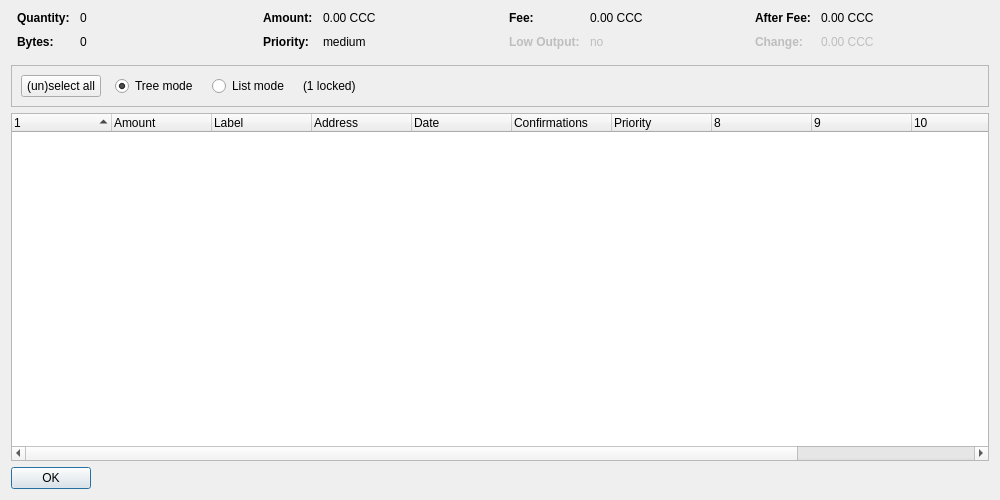
<?xml version="1.0" encoding="UTF-8"?>
<ui version="4.0">
 <class>CoinControlDialog</class>
 <widget class="QDialog" name="CoinControlDialog">
  <property name="geometry">
   <rect>
    <x>0</x>
    <y>0</y>
    <width>1000</width>
    <height>500</height>
   </rect>
  </property>
  <property name="windowTitle">
   <string>Coin Control Address Selection</string>
  </property>
  <layout class="QVBoxLayout" name="verticalLayout">
   <item>
    <layout class="QHBoxLayout" name="horizontalLayoutTop" stretch="0,0,0,0">
     <property name="topMargin">
      <number>0</number>
     </property>
     <property name="bottomMargin">
      <number>10</number>
     </property>
     <item>
      <layout class="QFormLayout" name="formLayoutCoinControl1">
       <property name="horizontalSpacing">
        <number>10</number>
       </property>
       <property name="verticalSpacing">
        <number>10</number>
       </property>
       <property name="leftMargin">
        <number>6</number>
       </property>
       <property name="rightMargin">
        <number>6</number>
       </property>
       <item row="0" column="0">
        <widget class="QLabel" name="labelCoinControlQuantityText">
         <property name="font">
          <font>
           <weight>75</weight>
           <bold>true</bold>
          </font>
         </property>
         <property name="text">
          <string>Quantity:</string>
         </property>
        </widget>
       </item>
       <item row="0" column="1">
        <widget class="QLabel" name="labelCoinControlQuantity">
         <property name="cursor">
          <cursorShape>IBeamCursor</cursorShape>
         </property>
         <property name="contextMenuPolicy">
          <enum>Qt::ActionsContextMenu</enum>
         </property>
         <property name="text">
          <string notr="true">0</string>
         </property>
         <property name="textInteractionFlags">
          <set>Qt::LinksAccessibleByMouse|Qt::TextSelectableByKeyboard|Qt::TextSelectableByMouse</set>
         </property>
        </widget>
       </item>
       <item row="1" column="0">
        <widget class="QLabel" name="labelCoinControlBytesText">
         <property name="font">
          <font>
           <weight>75</weight>
           <bold>true</bold>
          </font>
         </property>
         <property name="text">
          <string>Bytes:</string>
         </property>
        </widget>
       </item>
       <item row="1" column="1">
        <widget class="QLabel" name="labelCoinControlBytes">
         <property name="cursor">
          <cursorShape>IBeamCursor</cursorShape>
         </property>
         <property name="contextMenuPolicy">
          <enum>Qt::ActionsContextMenu</enum>
         </property>
         <property name="text">
          <string notr="true">0</string>
         </property>
         <property name="textInteractionFlags">
          <set>Qt::LinksAccessibleByMouse|Qt::TextSelectableByKeyboard|Qt::TextSelectableByMouse</set>
         </property>
        </widget>
       </item>
      </layout>
     </item>
     <item>
      <layout class="QFormLayout" name="formLayoutCoinControl2">
       <property name="horizontalSpacing">
        <number>10</number>
       </property>
       <property name="verticalSpacing">
        <number>10</number>
       </property>
       <property name="leftMargin">
        <number>6</number>
       </property>
       <property name="rightMargin">
        <number>6</number>
       </property>
       <item row="0" column="0">
        <widget class="QLabel" name="labelCoinControlAmountText">
         <property name="font">
          <font>
           <weight>75</weight>
           <bold>true</bold>
          </font>
         </property>
         <property name="text">
          <string>Amount:</string>
         </property>
        </widget>
       </item>
       <item row="0" column="1">
        <widget class="QLabel" name="labelCoinControlAmount">
         <property name="cursor">
          <cursorShape>IBeamCursor</cursorShape>
         </property>
         <property name="contextMenuPolicy">
          <enum>Qt::ActionsContextMenu</enum>
         </property>
         <property name="text">
          <string notr="true">0.00 CCC</string>
         </property>
         <property name="textInteractionFlags">
          <set>Qt::LinksAccessibleByMouse|Qt::TextSelectableByKeyboard|Qt::TextSelectableByMouse</set>
         </property>
        </widget>
       </item>
       <item row="1" column="0">
        <widget class="QLabel" name="labelCoinControlPriorityText">
         <property name="font">
          <font>
           <weight>75</weight>
           <bold>true</bold>
          </font>
         </property>
         <property name="text">
          <string>Priority:</string>
         </property>
        </widget>
       </item>
       <item row="1" column="1">
        <widget class="QLabel" name="labelCoinControlPriority">
         <property name="cursor">
          <cursorShape>IBeamCursor</cursorShape>
         </property>
         <property name="contextMenuPolicy">
          <enum>Qt::ActionsContextMenu</enum>
         </property>
         <property name="text">
          <string notr="true">medium</string>
         </property>
         <property name="textInteractionFlags">
          <set>Qt::LinksAccessibleByMouse|Qt::TextSelectableByKeyboard|Qt::TextSelectableByMouse</set>
         </property>
        </widget>
       </item>
      </layout>
     </item>
     <item>
      <layout class="QFormLayout" name="formLayoutCoinControl3">
       <property name="horizontalSpacing">
        <number>10</number>
       </property>
       <property name="verticalSpacing">
        <number>10</number>
       </property>
       <property name="leftMargin">
        <number>6</number>
       </property>
       <property name="rightMargin">
        <number>6</number>
       </property>
       <item row="0" column="0">
        <widget class="QLabel" name="labelCoinControlFeeText">
         <property name="font">
          <font>
           <weight>75</weight>
           <bold>true</bold>
          </font>
         </property>
         <property name="text">
          <string>Fee:</string>
         </property>
        </widget>
       </item>
       <item row="0" column="1">
        <widget class="QLabel" name="labelCoinControlFee">
         <property name="cursor">
          <cursorShape>IBeamCursor</cursorShape>
         </property>
         <property name="contextMenuPolicy">
          <enum>Qt::ActionsContextMenu</enum>
         </property>
         <property name="text">
          <string notr="true">0.00 CCC</string>
         </property>
         <property name="textInteractionFlags">
          <set>Qt::LinksAccessibleByMouse|Qt::TextSelectableByKeyboard|Qt::TextSelectableByMouse</set>
         </property>
        </widget>
       </item>
       <item row="1" column="0">
        <widget class="QLabel" name="labelCoinControlLowOutputText">
         <property name="enabled">
          <bool>false</bool>
         </property>
         <property name="font">
          <font>
           <weight>75</weight>
           <bold>true</bold>
          </font>
         </property>
         <property name="text">
          <string>Low Output:</string>
         </property>
        </widget>
       </item>
       <item row="1" column="1">
        <widget class="QLabel" name="labelCoinControlLowOutput">
         <property name="enabled">
          <bool>false</bool>
         </property>
         <property name="cursor">
          <cursorShape>IBeamCursor</cursorShape>
         </property>
         <property name="contextMenuPolicy">
          <enum>Qt::ActionsContextMenu</enum>
         </property>
         <property name="text">
          <string notr="true">no</string>
         </property>
         <property name="textInteractionFlags">
          <set>Qt::LinksAccessibleByMouse|Qt::TextSelectableByKeyboard|Qt::TextSelectableByMouse</set>
         </property>
        </widget>
       </item>
      </layout>
     </item>
     <item>
      <layout class="QFormLayout" name="formLayoutCoinControl4">
       <property name="horizontalSpacing">
        <number>10</number>
       </property>
       <property name="verticalSpacing">
        <number>10</number>
       </property>
       <property name="leftMargin">
        <number>6</number>
       </property>
       <property name="rightMargin">
        <number>6</number>
       </property>
       <item row="0" column="0">
        <widget class="QLabel" name="labelCoinControlAfterFeeText">
         <property name="font">
          <font>
           <weight>75</weight>
           <bold>true</bold>
          </font>
         </property>
         <property name="text">
          <string>After Fee:</string>
         </property>
        </widget>
       </item>
       <item row="0" column="1">
        <widget class="QLabel" name="labelCoinControlAfterFee">
         <property name="cursor">
          <cursorShape>IBeamCursor</cursorShape>
         </property>
         <property name="contextMenuPolicy">
          <enum>Qt::ActionsContextMenu</enum>
         </property>
         <property name="text">
          <string notr="true">0.00 CCC</string>
         </property>
         <property name="textInteractionFlags">
          <set>Qt::LinksAccessibleByMouse|Qt::TextSelectableByKeyboard|Qt::TextSelectableByMouse</set>
         </property>
        </widget>
       </item>
       <item row="1" column="0">
        <widget class="QLabel" name="labelCoinControlChangeText">
         <property name="enabled">
          <bool>false</bool>
         </property>
         <property name="font">
          <font>
           <weight>75</weight>
           <bold>true</bold>
          </font>
         </property>
         <property name="text">
          <string>Change:</string>
         </property>
        </widget>
       </item>
       <item row="1" column="1">
        <widget class="QLabel" name="labelCoinControlChange">
         <property name="enabled">
          <bool>false</bool>
         </property>
         <property name="cursor">
          <cursorShape>IBeamCursor</cursorShape>
         </property>
         <property name="contextMenuPolicy">
          <enum>Qt::ActionsContextMenu</enum>
         </property>
         <property name="text">
          <string notr="true">0.00 CCC</string>
         </property>
         <property name="textInteractionFlags">
          <set>Qt::LinksAccessibleByMouse|Qt::TextSelectableByKeyboard|Qt::TextSelectableByMouse</set>
         </property>
        </widget>
       </item>
      </layout>
     </item>
    </layout>
   </item>
   <item>
    <widget class="QFrame" name="frame">
     <property name="minimumSize">
      <size>
       <width>0</width>
       <height>40</height>
      </size>
     </property>
     <property name="frameShape">
      <enum>QFrame::StyledPanel</enum>
     </property>
     <property name="frameShadow">
      <enum>QFrame::Sunken</enum>
     </property>
     <layout class="QHBoxLayout" name="horizontalLayout">
      <item>
       <layout class="QHBoxLayout" name="horizontalLayoutPanel" stretch="0,0,0,0,0">
        <property name="spacing">
         <number>14</number>
        </property>
        <item>
         <widget class="QPushButton" name="pushButtonSelectAll">
          <property name="sizePolicy">
           <sizepolicy hsizetype="Maximum" vsizetype="Fixed">
            <horstretch>0</horstretch>
            <verstretch>0</verstretch>
           </sizepolicy>
          </property>
          <property name="text">
           <string>(un)select all</string>
          </property>
         </widget>
        </item>
        <item>
         <widget class="QRadioButton" name="radioTreeMode">
          <property name="sizePolicy">
           <sizepolicy hsizetype="Maximum" vsizetype="Fixed">
            <horstretch>0</horstretch>
            <verstretch>0</verstretch>
           </sizepolicy>
          </property>
          <property name="text">
           <string>Tree mode</string>
          </property>
          <property name="checked">
           <bool>true</bool>
          </property>
         </widget>
        </item>
        <item>
         <widget class="QRadioButton" name="radioListMode">
          <property name="sizePolicy">
           <sizepolicy hsizetype="Maximum" vsizetype="Fixed">
            <horstretch>0</horstretch>
            <verstretch>0</verstretch>
           </sizepolicy>
          </property>
          <property name="text">
           <string>List mode</string>
          </property>
         </widget>
        </item>
        <item>
         <widget class="QLabel" name="labelLocked">
          <property name="text">
           <string notr="true">(1 locked)</string>
          </property>
         </widget>
        </item>
        <item>
         <spacer name="horizontalSpacer">
          <property name="orientation">
           <enum>Qt::Horizontal</enum>
          </property>
          <property name="sizeHint" stdset="0">
           <size>
            <width>40</width>
            <height>20</height>
           </size>
          </property>
         </spacer>
        </item>
       </layout>
      </item>
     </layout>
    </widget>
   </item>
   <item>
    <widget class="CoinControlTreeWidget" name="treeWidget">
     <property name="contextMenuPolicy">
      <enum>Qt::CustomContextMenu</enum>
     </property>
     <property name="sortingEnabled">
      <bool>false</bool>
     </property>
     <property name="columnCount">
      <number>12</number>
     </property>
     <attribute name="headerShowSortIndicator" stdset="0">
      <bool>true</bool>
     </attribute>
     <attribute name="headerStretchLastSection">
      <bool>false</bool>
     </attribute>
     <column>
      <property name="text">
       <string/>
      </property>
     </column>
     <column>
      <property name="text">
       <string>Amount</string>
      </property>
     </column>
     <column>
      <property name="text">
       <string notr="true">Label</string>
      </property>
     </column>
     <column>
      <property name="text">
       <string>Address</string>
      </property>
     </column>
     <column>
      <property name="text">
       <string>Date</string>
      </property>
     </column>
     <column>
      <property name="text">
       <string>Confirmations</string>
      </property>
      <property name="toolTip">
       <string>Confirmed</string>
      </property>
     </column>
     <column>
      <property name="text">
       <string>Priority</string>
      </property>
     </column>
     <column>
      <property name="text">
       <string/>
      </property>
     </column>
     <column>
      <property name="text">
       <string/>
      </property>
     </column>
     <column>
      <property name="text">
       <string/>
      </property>
     </column>
     <column>
      <property name="text">
       <string/>
      </property>
     </column>
     <column>
      <property name="text">
       <string/>
      </property>
     </column>
    </widget>
   </item>
   <item>
    <widget class="QDialogButtonBox" name="buttonBox">
     <property name="sizePolicy">
      <sizepolicy hsizetype="Maximum" vsizetype="Fixed">
       <horstretch>0</horstretch>
       <verstretch>0</verstretch>
      </sizepolicy>
     </property>
     <property name="orientation">
      <enum>Qt::Horizontal</enum>
     </property>
     <property name="standardButtons">
      <set>QDialogButtonBox::Ok</set>
     </property>
    </widget>
   </item>
  </layout>
 </widget>
 <customwidgets>
  <customwidget>
   <class>CoinControlTreeWidget</class>
   <extends>QTreeWidget</extends>
   <header>coincontroltreewidget.h</header>
  </customwidget>
 </customwidgets>
 <resources/>
 <connections/>
</ui>
